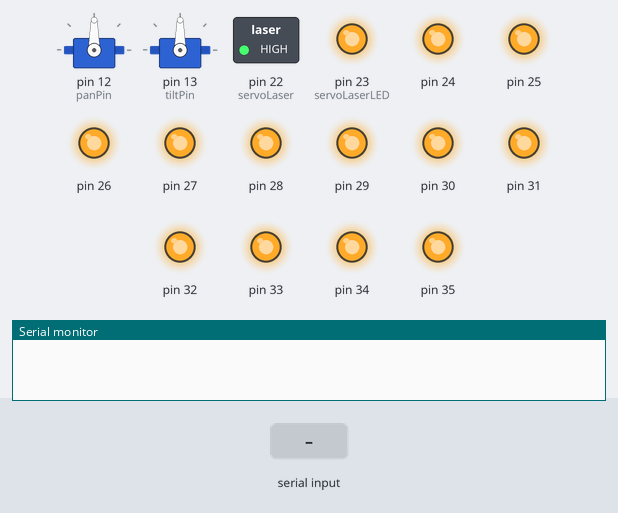
Simulated run of this sketch. Board: Arduino Mega 2560, built with avr-gcc and run on an emulated ATmega2560. On the bench: 2 × servo, switched loads named in the sketch (green lamp = pin HIGH), output pins drawn as LEDs (lit = HIGH), the last lines printed to the serial monitor. Inputs (shaded band) come from the test bench.

Above: at 1.2 s.
1.3 s: "300\n" received over the second serial link
At 2.2 s:
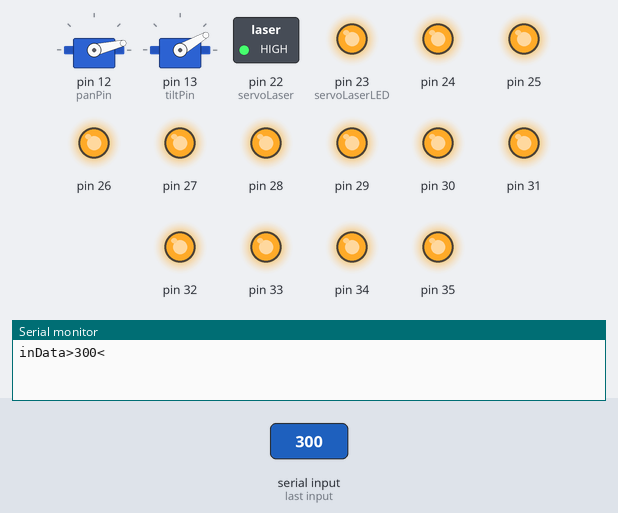
2.8 s: "300\n" received over the second serial link
At 3.3 s:
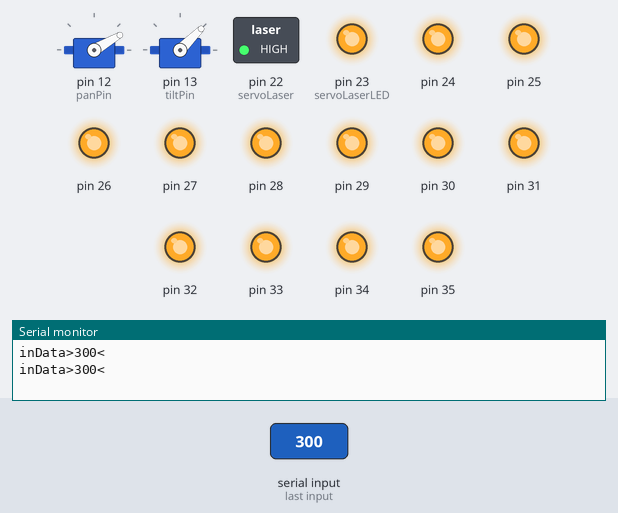
4.3 s: "333\n" received over the second serial link
At 5.6 s:
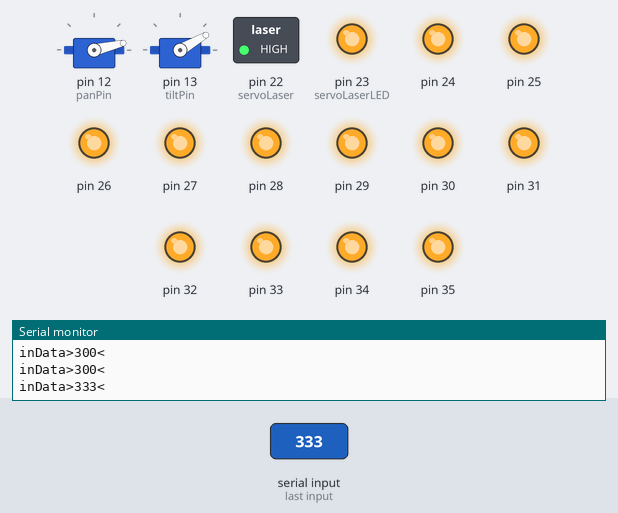
Timing chart, 0 to 7.3 s (numbered marks = the images above; inputs shaded):
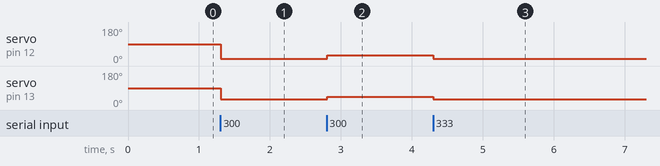

The sketch:

laserArduino.ino
```cpp
/*
  laserArduino.ino   ---- Escape Room 1 Season 1
Purpose:  - manage behaviour of all lasers
          - manage all sensors via ADC components
          - manage behaviour of all LEDs for sensors
          -manage motors for lasers


 There will be 3 sensors on the ceiling, which will have to be enabled by mirrors from one laser on pan tilt.
 The room will be filled with lasers, if any are tripped, restart the mirroring puzzle.
 If all 3 boxes are enabled, send code to RPi.


*/
#include <Servo.h>
#include <Wire.h>
#include <Adafruit_ADS1015.h>


/*custom laser behaviour & sensor values*/
//sensor range is anything above 10 and less than 40
int servoLaser = 22;
int servoLaserLED = 23;
int servoSensorAdc = 0;
int16_t servoSensor;
int servoSensorMin = 10;
int servoSensorMax = 40;

int toggleLEDVal = 0;
int toggleServoLaserVal = 0;
void toggleServoLED(){
  if (toggleLEDVal == 0){
    digitalWrite(servoLaserLED, HIGH);
    toggleLEDVal = 1;
  }
  else {
    digitalWrite(servoLaserLED, LOW);
    toggleLEDVal = 0;
  }
}
void toggleServoLaser(){
  if (toggleServoLaserVal == 0){
    digitalWrite(servoLaser, HIGH);
    toggleServoLaserVal = 1;
  }
  else {
    digitalWrite(servoLaser, LOW);
    toggleServoLaserVal = 0;
  }
}
/*end of custom laser behaviour & sensor values  */
/* pan-Tilt servo stuff
    blue = pan   = pin 12
    yellow = tilt = pin 13
 */
int tiltPin = 13;
int panPin = 12;

Servo panServo;
Servo tiltServo;

//the location value must be between 0 and 180
const int PANTILTSERVOLOCATIONS = 3;
int panLocations[PANTILTSERVOLOCATIONS] = {13 , 30 , 35 };
int tiltLocations[PANTILTSERVOLOCATIONS] = {30 , 45 , 25 };
int panTiltIndex = 0;

void startServoLaser(){
  digitalWrite(servoLaser, HIGH);
  digitalWrite(servoLaserLED, HIGH);
  panServo.write (panLocations[0] );
  tiltServo.write( tiltLocations[0] );
  delay(30);    //wait for servo to reach location
}
void stopServoLaser(){
  digitalWrite(servoLaser, LOW);
  digitalWrite(servoLaserLED, LOW);
}
void changeServoLocation(){
  if (panTiltIndex >= 3){
    panTiltIndex = 0;
  }
  panServo.write (panLocations[panTiltIndex] );
  tiltServo.write( tiltLocations[panTiltIndex] );
  panTiltIndex ++;
}
void setupServoLaser(){
  panServo.attach(panPin);
  tiltServo.attach(tiltPin);
  pinMode(servoLaser, OUTPUT);
  pinMode(servoLaserLED,OUTPUT);
}
void startLaser(int laserPin){
  digitalWrite(laserPin, HIGH);
}
void stopLaser(int laserPin){
  digitalWrite(laserPin, LOW);
}
void setupLaser(int laserPin){
  pinMode(laserPin, OUTPUT);
  startLaser(laserPin);
}
/*end of pan tilt servo stuff  */


//code command stuff
int panTiltChangeLocationCommand = 0;
int panTiltReset = 1;


/*ADC init  */
//create instance of ADCs
Adafruit_ADS1015 ads1015_1(0x48);
Adafruit_ADS1015 ads1015_2(0x49);
Adafruit_ADS1015 ads1015_3(0x4A);
Adafruit_ADS1015 ads1015_4(0x4B);
/* end of ADC init  */

    // Bluetooth variables/setupbles
String inData;
String token;

int codeLen = 3;
int tempLaser = 0;
int panIndex = 0;

void setup() {
  // put your setup code here, to run once:
  Serial.begin(9600);
  Serial1.begin(9600);

  ads1015_1.begin();
  ads1015_2.begin();
  ads1015_3.begin();
  ads1015_4.begin();

  setupServoLaser();


  pinMode(22,OUTPUT);
  pinMode(23,OUTPUT);
  pinMode(24,OUTPUT);
  pinMode(25, OUTPUT);
  pinMode(26, OUTPUT);
  pinMode(27, OUTPUT);
  pinMode(28, OUTPUT);
  pinMode(29, OUTPUT);
  pinMode(30, OUTPUT);
  pinMode(31, OUTPUT);
  pinMode(32, OUTPUT);
  pinMode(33, OUTPUT);
  pinMode(34, OUTPUT);
  pinMode(35, OUTPUT);
  pinMode(36, OUTPUT);
  pinMode(37, OUTPUT);
  pinMode(38, OUTPUT);
  pinMode(39, OUTPUT);
  pinMode(40, OUTPUT);
  pinMode(41, OUTPUT);
  pinMode(42, OUTPUT);
  pinMode(43, OUTPUT);
  pinMode(44, OUTPUT);
  pinMode(45, OUTPUT);
  pinMode(46, OUTPUT);


  digitalWrite(22, HIGH);
  digitalWrite(23, HIGH);
  digitalWrite(24, HIGH);
  digitalWrite(25, HIGH);
  digitalWrite(26, HIGH);
  digitalWrite(27, HIGH);
  digitalWrite(28, HIGH);
  digitalWrite(29, HIGH);
  digitalWrite(30, HIGH);
  digitalWrite(31, HIGH);
  digitalWrite(32, HIGH);
  digitalWrite(33, HIGH);
  digitalWrite(34, HIGH);
  digitalWrite(35, HIGH);
  digitalWrite(36, HIGH);
  digitalWrite(37, HIGH);
  digitalWrite(38, HIGH);
  digitalWrite(39, HIGH);
  digitalWrite(40, HIGH);
  digitalWrite(41, HIGH);
  digitalWrite(42, HIGH);
  digitalWrite(43, HIGH);
  digitalWrite(44, HIGH);
  digitalWrite(45, HIGH);
  digitalWrite(46, HIGH);


}

void loop() {
  /*  //checking sensor -- always
  servoSensor = ads1015_1.readADC_SingleEnded(0);
  if( (servoSensor > servoSensorMin) && (servoSensor < servoSensorMax) ){
    stopServoLaser();
    char message[codeLen] = {'5', '0', '1' };
    sendBTCode(message,codeLen);
  }
  else{
    //Serial.println("     SENSOR IS   NOT    ON !!  ");
  }
*/
   if (Serial1.available() > 0){
    inData = Serial1.readStringUntil('\n');
    Serial.println("inData>" + inData + "<");

    while (inData.length() > 2) {
      token = inData.substring(0,3);
      inData = inData.substring(3,inData.length());
      //Serial.println("token>" + token + "<");
      //Serial.println("inData>" + inData + "<");
      //Serial.println("");

      if (token == "000") {                          // Reply to alive request DO NOT DELETE
        //Serial.println("");
        Serial1.println("!");

        } if (token == "300") {                       //
          changeServoLocation();

        } else if (token == "333"){                     //
          panTiltIndex = 0;
          panServo.write (panLocations[panTiltIndex]);
          tiltServo.write (tiltLocations[panTiltIndex]);
          delay(30);    //wait for servo to reach location

        } else if (token == "401"){                     //
          startServoLaser();
        } else if (token == "402"){                     //

         // int laser2Pin = 26;
         // digitalWrite(laser2Pin, HIGH);

         /*read sensor -- readADC param 0 - 3, 0 = first sensor on ADC */
         // servoSensor = ads1015_1.readADC_SingleEnded(0);

      } else {
        Serial1.println("!");
      }
    } //end while inData
  } // end if serial available


  /*
  if  (Serial1.available() ){
      BTCode = getBTCode(btCodeLength);
      if (BTCode[0] != ' '  ){
        int techNum = BTCode[0] -'0';
        int codeNum = ( (BTCode[1] - '0') * 10 ) + (BTCode[2]- '0');

        if (techNum == 3){
          if(  codeNum  == panTiltChangeLocationCommand ){
            changeServoLocation();
          }
          else if (codeNum  == panTiltReset){
            panTiltIndex = 0;
            panServo.write (panLocations[panTiltIndex]);
            tiltServo.write (tiltLocations[panTiltIndex]);
            delay(30);    //wait for servo to reach location
          }
          else{
            //under construction
            }
        }
        else if (techNum == 4){
          //manage all laser commands
          if (codeNum == 1){
            startServoLaser();
          }
        }
        else if (techNum == 5){
          //manage all sensor commands
        }
        else{
          //not a valid code
          }
      }
  }
  */
}
```

Measured:
- after the input at 1.3 s, servo on pin 12 (panPin): 90° → 13° at once; servo on pin 13 (tiltPin): 90° → 30° at once
- after the input at 2.8 s, servo on pin 12 (panPin): 13° → 30° at once; servo on pin 13 (tiltPin): 30° → 45° at once
- after the input at 4.3 s, servo on pin 12 (panPin): 30° → 13° at once; servo on pin 13 (tiltPin): 45° → 30° at once
